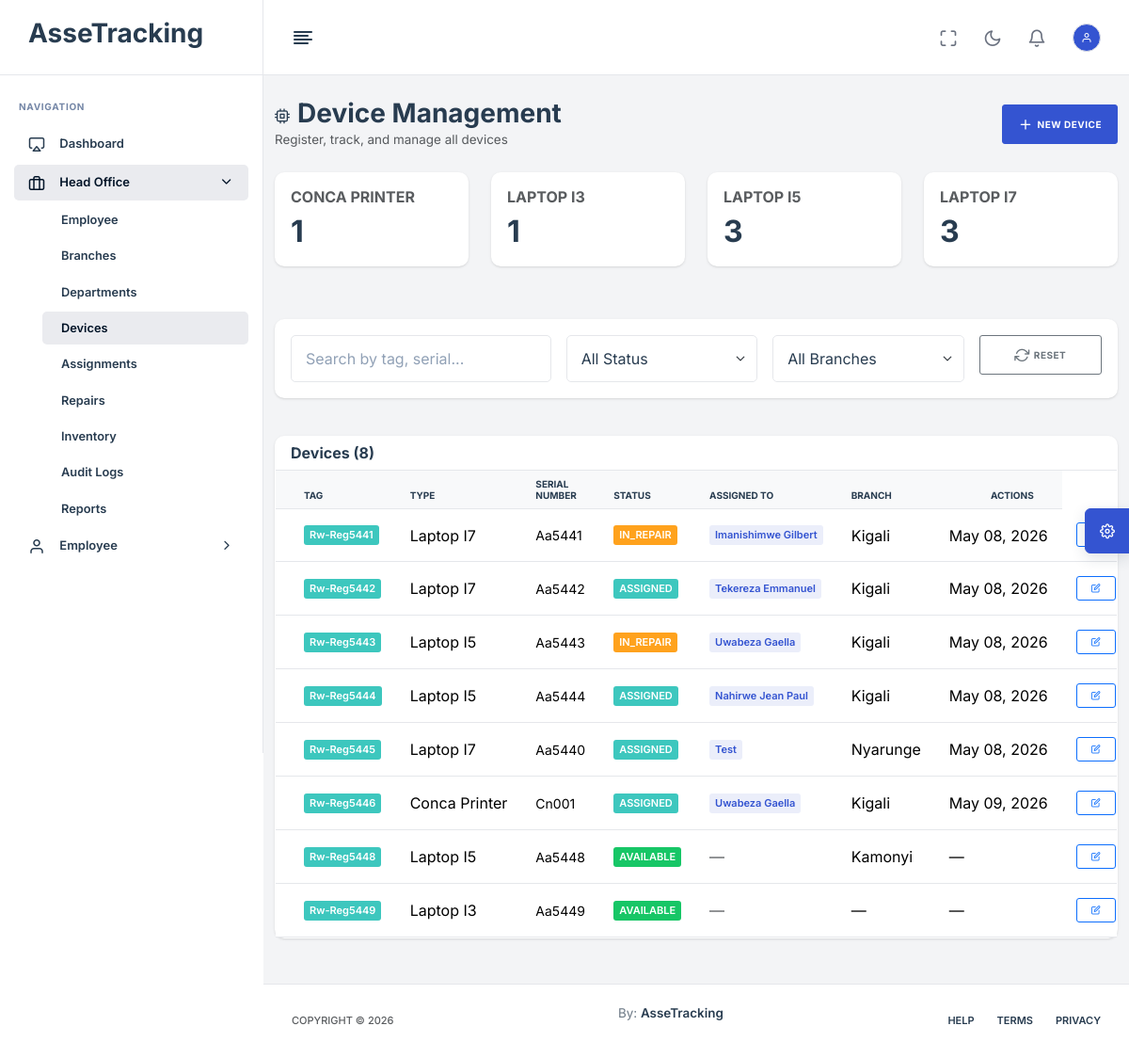
The page /head-office/devices/ (signed in) on the database as committed earlier.
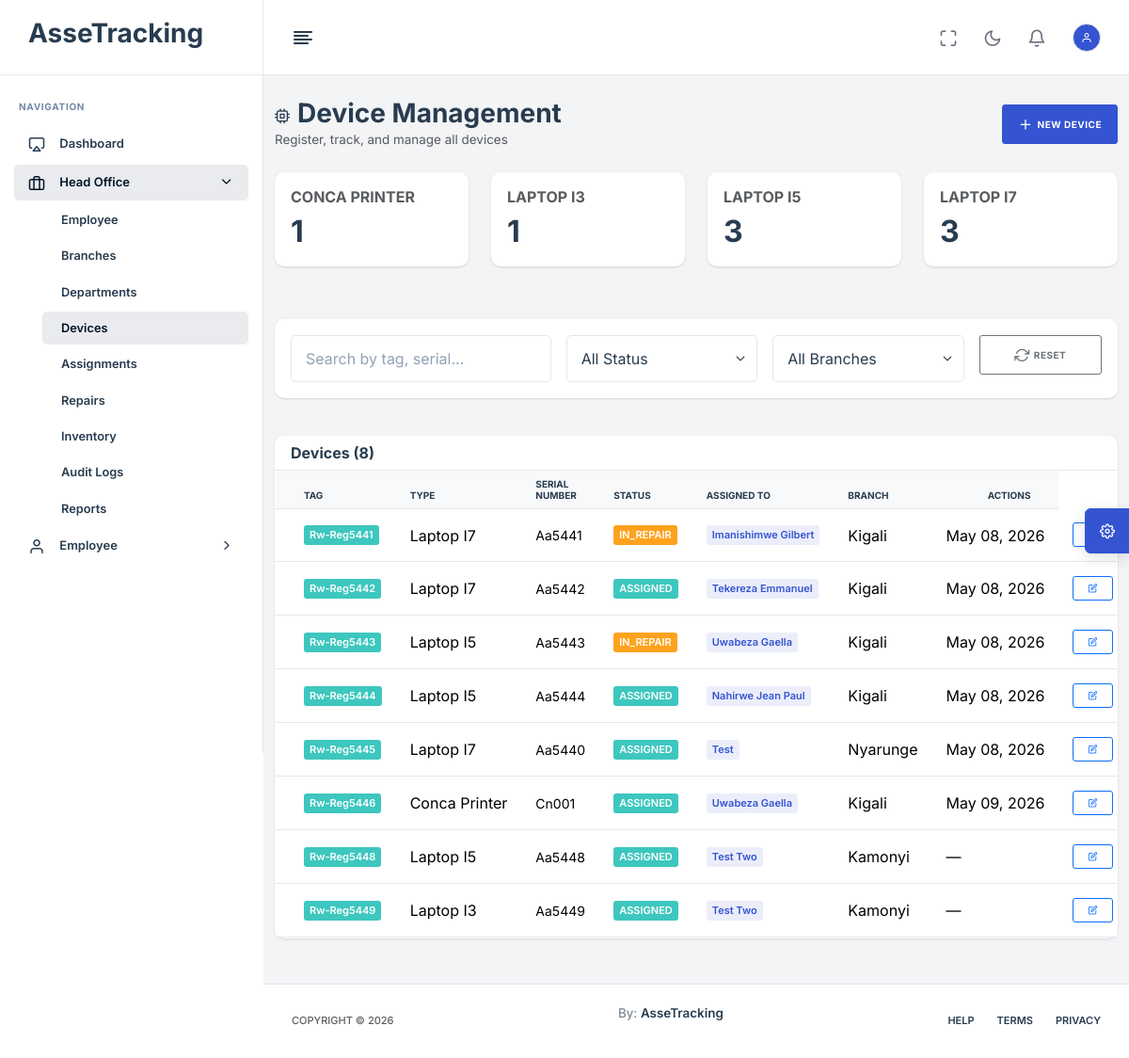
The same page on the database as committed later.
### App/models.py (models this page shows, shortened)
class Device(models.Model):
    STATUS_CHOICES = [
        ('AVAILABLE', 'Available'),
        ('ASSIGNED', 'Assigned'),
        ('PENDING_RETURN', 'Pending Return'),
        ('IN_REPAIR', 'In Repair'),
        ('COMPLETED', 'Completed'),
        ('REPAIRED', 'Repaired'),
        ('MISSING', 'Missing'),
        ('RETIRED', 'Retired'),
    ]
    LOCATION_CHOICES = [
        ('HEAD_OFFICE', 'Head Office'),
        ('BRANCH', 'Branch'),
        ('EMPLOYEE', 'Employee'),
    ]
    device_type = models.CharField(max_length=50)
    brand = models.CharField(max_length=100)
    model = models.CharField(max_length=100)
    serial_number = models.CharField(max_length=100, unique=True)
    company_tag = models.CharField(max_length=100, unique=True)  # QR / Barcode
    purchase_date = models.DateField(null=True, blank=True)
    warranty_expiry = models.DateField(null=True, blank=True)
    status = models.CharField(max_length=20, choices=STATUS_CHOICES, default='AVAILABLE')
    assigned_employee = models.ForeignKey('Employee', null=True, blank=True, on_delete=models.SET_NULL)
    assigned_branch = models.ForeignKey('Branch', null=True, blank=True, on_delete=models.SET_NULL)
    location_type = models.CharField(max_length=20, choices=LOCATION_CHOICES, default='HEAD_OFFICE')
    current_location = models.CharField(max_length=255, default="Head Office")
    condition_notes = models.TextField(blank=True)

class Branch(models.Model):
    name = models.CharField(max_length=255)
    location = models.CharField(max_length=255)
    manager = models.ForeignKey(
        'Employee',
        on_delete=models.SET_NULL,
        null=True,
        blank=True,
        related_name='managed_branches'
    )

class Employee(models.Model):
    STATUS_CHOICES = [
        ('ACTIVE', 'Active'),
        ('INACTIVE', 'Inactive'),
        ('EXITED', 'Exited'),
    ]
    user = models.OneToOneField(settings.AUTH_USER_MODEL, on_delete=models.CASCADE, null=True, blank=True)
    employee_id = models.CharField(max_length=100, unique=True, null=True, blank=True)
    full_name = models.CharField(max_length=255)
    position = models.CharField(max_length=255)
    branch = models.ForeignKey(Branch, on_delete=models.SET_NULL, null=True, related_name='employees')
    department = models.ForeignKey(Department, on_delete=models.SET_NULL, null=True, blank=True)
    status = models.CharField(max_length=10, choices=STATUS_CHOICES, default='ACTIVE')
    hire_date = models.DateField(null=True, blank=True)
    exit_date = models.DateField(null=True, blank=True)

### App/views.py (the view)
# urls.py: path("head-office/devices/", head_office_devices, name="head_office_devices"),
@login_required
@role_required("HEAD_OFFICE")
def head_office_devices(request):
    devices = Device.objects.select_related('assigned_employee', 'assigned_branch').all()
    branches = Branch.objects.all()
    employees = Employee.objects.select_related('branch').filter(status='ACTIVE')
    statuses = Device._meta.get_field('status').choices
    location_types = Device._meta.get_field('location_type').choices
    device_types = Device.objects.values_list('device_type', flat=True).distinct()
    device_type_counts = (
        Device.objects.values('device_type')
        .annotate(count=Count('id'))
        .order_by('device_type')
    )
    context = {
        'devices': devices,
        'branches': branches,
        'employees': employees,
        'statuses': statuses,
        'location_types': location_types,
        'device_types': device_types,
        'device_type_counts': device_type_counts,
    }
    return render(request, "HeadOffice/Devices.html", context)

### templates/HeadOffice/Devices.html (shortened to what the changed rows need)
{% extends 'base.html' %}
{% load static %}
{% block content %}
<div class="container-fluid py-4">
    <div class="row mb-4">
        <div class="col-12">
            <div class="d-flex justify-content-between align-items-center">
                <div>
                    <h1 class="h3 mb-0"><i class="feather-cpu me-2"></i>Device Management</h1>
                </div>
            </div>
        </div>
    </div>
    <div class="row mb-4">
        {% for item in device_type_counts %}
        <div class="col-md-6 col-lg-3 mb-2">
            <div class="card">
                <div class="card-body">
                    <h2 class="mb-0">{{ item.count }}</h2>
                </div>
            </div>
        </div>
        {% endfor %}
    </div>
    <div class="row">
        <div class="col-12">
            <div class="card">
                <div class="card-body p-0">
                    <div class="table-responsive">
                        <table class="table table-hover mb-0" id="devicesTable">
                            <thead class="table-light">
                                <tr>
                                    <th>Tag</th>
                                    <th>Type</th>
                                    <th>Serial Number</th>
                                    <th>Status</th>
                                    <th>Assigned To</th>
                                    <th>Branch</th>
                                    <th class="text-end">Actions</th>
                                </tr>
                            </thead>
                            <tbody>
                                {% for device in devices %}
                                <tr>
                                    <td>
                                        <strong class="badge bg-info">{{ device.company_tag }}</strong>
                                    </td>
                                    <td>{{ device.device_type }}</td>
                                    <td>
                                        <small>{{ device.serial_number }}</small>
                                    </td>
                                    <td>
                                        <span class="badge
                                            {% if device.status == 'AVAILABLE' %}bg-success
                                            {% elif device.status == 'ASSIGNED' %}bg-info
                                            {% elif device.status == 'IN_REPAIR' %}bg-warning
                                            {% elif device.status == 'MISSING' %}bg-danger
                                            {% elif device.status == 'RETIRED' %}bg-secondary
                                            {% else %}bg-light text-dark{% endif %}">
                                            {{ device.status }}
                                        </span>
                                    </td>
                                    <td>
                                        {% if device.assigned_employee %}
                                        <span class="badge bg-soft-primary text-primary">
                                            {{ device.assigned_employee.full_name|truncatechars:20 }}
                                        </span>
                                        {% else %}
                                        <span class="text-muted">—</span>
                                        {% endif %}
                                    </td>
                                    <td>
                                        {{ device.assigned_branch.name|default:"—" }}
                                    </td>
                                    <td>
                                        {{ device.purchase_date|date:"M d, Y"|default:"—" }}
                                    </td>
                                    <td class="text-end">
                                        <div class="hstack gap-1 justify-content-end">
                                            <button class="btn btn-sm btn-outline-primary" data-bs-toggle="modal" data-bs-target="#editDeviceModal"
                                                    onclick="loadDevice({{ device.id }})">
                                                <i class="feather-edit"></i>
                                            </button>
                                        </div>
                                    </td>
                                </tr>
                                {% empty %}
                                <tr>
                                    <td colspan="7" class="text-center text-muted py-4">
                                        No devices found
                                    </td>
                                </tr>
                                {% endfor %}
                            </tbody>
                        </table>
                    </div>
                </div>
            </div>
        </div>
    </div>
</div>
{% endblock %}

Rows that differ between the two databases and show on the page:
changed Device "Aa5448": status "AVAILABLE" → "ASSIGNED"; assigned_employee.full_name (not shown) → "Test Two"; no longer shows "—"
changed Device "Laptop I3": status "AVAILABLE" → "ASSIGNED"; assigned_employee.full_name (not shown) → "Test Two"; assigned_branch.name "—" → "Kamonyi"; no longer shows "—"
